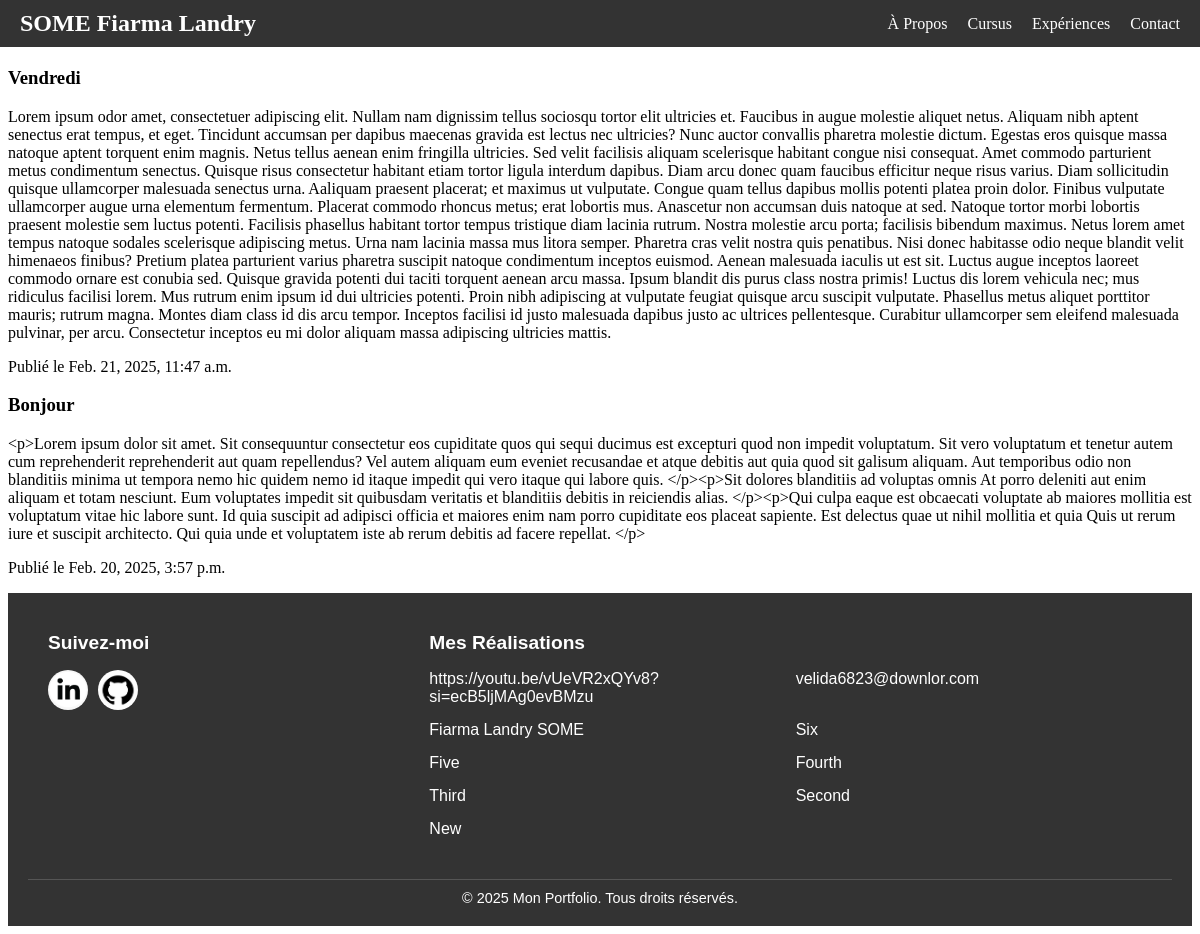
Screenshot of /blog/ with the database file from the repository.
### blog/models.py (models this page shows, shortened)
class Post(models.Model):
    title = models.CharField(max_length=200)
    content = models.TextField()
    date_posted = models.DateTimeField(auto_now_add=True)

### realisations/models.py (models this page shows, shortened)
class Realisation(models.Model):
    name = models.CharField(max_length=100, verbose_name="Nom de la réalisation")
    link = models.URLField(verbose_name="Lien vers la réalisation")
    created_at = models.DateTimeField(auto_now_add=True, verbose_name="Date de création")
    class Meta:
        verbose_name = "Réalisation"
        verbose_name_plural = "Réalisations"

### blog/views.py (the view)
# urls.py: 2. Add a URL to urlpatterns:  path('blog/', include('blog.urls'))
def blog(request):
    blogs = Post.objects.all().order_by('-date_posted')  # Trier par date décroissante
    return render(request, 'blog/blog.html', {'blogs': blogs})

### Portfolio/context_processors.py (called while the page is built)
def current_year(request):
    return {'current_year': datetime.now().year}

def realisations(request):
    return {
        'realisations': Realisation.objects.all().order_by('-created_at')
    }

### blog/templates/blog/blog.html
{% extends 'base.html' %}
{% block content %}
<h2>Blog</h2>
<ul>
    {% for post in blogs %}
    <li>
        <h3>{{ post.title }}</h3>
        <p>{{ post.content }}</p>
        <p>Publié le {{ post.date_posted }}</p>
    </li>
    {% endfor %}
</ul>
{% endblock %}

### templates/includes/footer.html
{% load static %}
<link rel="stylesheet" type="text/css" href="{% static 'css/footer.css' %}">
<footer>
    <div class="footer-container">
        <div class="social-links">
            <h3>Suivez-moi</h3>
            <ul>
                <li>
                    <a href="https://www.linkedin.com/in/fiarma/" target="_blank">
                        <img src="{% static 'images/linkedin.jpeg' %}" alt="LinkedIn">
                    </a>
                </li>
                <li>
                    <a href="https://github.com/Fiarma5233/" target="_blank">
                        <img src="{% static 'images/github.jpeg' %}" alt="GitHub">
                    </a>
                </li>
            </ul>
        </div>
        <div class="portfolio-links">
            <h3>Mes Réalisations</h3>
            <div class="portfolio-grid">
                <ul>
                    {% for realisation in realisations %}
                    <li>
                        <a href="{{ realisation.link }}" target="_blank">{{ realisation.name }}</a>
                    </li>
                    {% endfor %}
                </ul>
            </div>
        </div>
    </div>
    <div class="footer-copyright">
        <p>&copy; {{ current_year }} Mon Portfolio. Tous droits réservés.</p>
    </div>
</footer>

### static/css/footer.css (style rules this page uses)
footer { background-color: #333; color: #fff; padding: 20px; font-family: Arial, sans-serif; }
.footer-container { display: flex; flex-wrap: wrap; justify-content: space-between; gap: 20px; max-width: 1200px; margin: 0 auto; padding: 0 20px; }
.social-links { flex: 1; min-width: 200px; }
.social-links h3 { font-size: 1.2rem; margin-bottom: 10px; }
.social-links ul { list-style: none; padding: 0; display: flex; gap: 10px; }
.social-links ul li { display: inline-block; }
.social-links ul li a img { width: 40px; height: 40px; border-radius: 50%; transition: transform 0.3s ease; }
.portfolio-links { flex: 2; min-width: 300px; }
.portfolio-links h3 { font-size: 1.2rem; margin-bottom: 10px; }
.portfolio-links ul { list-style: none; padding: 0; display: grid; grid-template-columns: repeat(2, 1fr); gap: 10px; }
.portfolio-links ul li { margin-bottom: 5px; }
.portfolio-links ul li a { color: #fff; text-decoration: none; transition: color 0.3s ease; }
.footer-copyright { text-align: center; margin-top: 20px; padding-top: 10px; border-top: 1px solid #555; }
.footer-copyright p { margin: 0; font-size: 0.9rem; }

### templates/includes/navbar.html (style rules this page uses)
* { margin: 10; padding: 0px; box-sizing: border-box; }

### rows the page displays
Post: title "Vendredi", content "Lorem ipsum odor amet, consectetuer adipiscing elit. Nullam nam dignissim tellus sociosqu tortor elit ultricies et. Faucibus in augue molestie aliquet netus. Aliquam nibh aptent senectus erat tempus, et eget. Tincidunt accumsan per dapibus maecenas gravida est lectus nec ultricies? Nunc auctor convallis pharetra molestie dictum. Egestas eros quisque massa natoque aptent torquent enim magnis. Netus tellus aenean enim fringilla ultricies. Sed velit facilisis aliquam scelerisque habitant congue nisi consequat. Amet commodo parturient metus condimentum senectus. Quisque risus consectetur habitant etiam tortor ligula interdum dapibus. Diam arcu donec quam faucibus efficitur neque risus varius.…", date_posted "Feb. 21, 2025, 11:47 a.m."
Post: title "Bonjour", content "<p>Lorem ipsum dolor sit amet. Sit consequuntur consectetur eos cupiditate quos qui sequi ducimus est excepturi quod non impedit voluptatum. Sit vero voluptatum et tenetur autem cum reprehenderit reprehenderit aut quam repellendus? Vel autem aliquam eum eveniet recusandae et atque debitis aut quia quod sit galisum aliquam. Aut temporibus odio non blanditiis minima ut tempora nemo hic quidem nemo id itaque impedit qui vero itaque qui labore quis. </p><p>Sit dolores blanditiis ad voluptas omnis At porro deleniti aut enim aliquam et totam nesciunt. Eum voluptates impedit sit quibusdam veritatis et blanditiis debitis in reiciendis alias. </p><p>Qui culpa eaque est obcaecati voluptate ab maiores…", date_posted "Feb. 20, 2025, 3:57 p.m."
Realisation: name "https://youtu.be/vUeVR2xQYv8?si=ecB5ljMAg0evBMzu"
Realisation: name "velida6823@downlor.com"
Realisation: name "Fiarma Landry SOME"
Realisation: name "Six"
Realisation: name "Five"
Realisation: name "Fourth"
Realisation: name "Third"
Realisation: name "Second"
Realisation: name "New"
